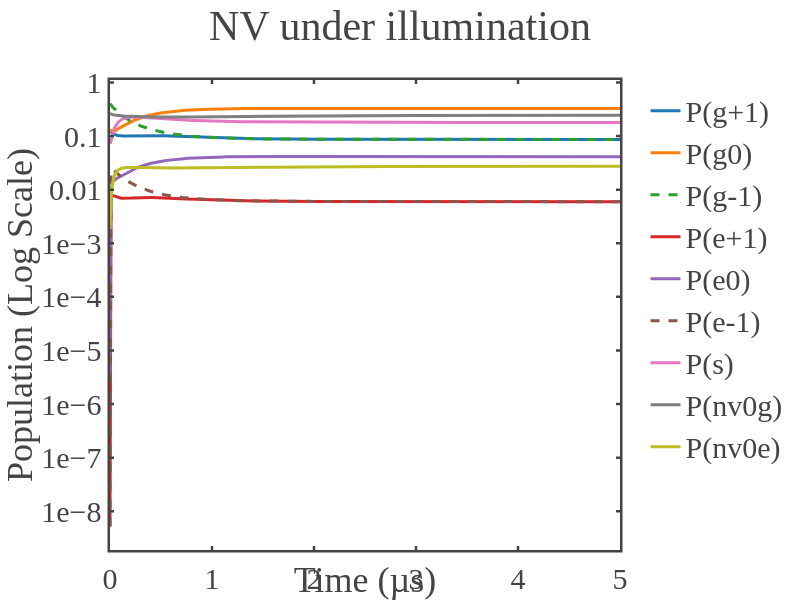

Write notebook code for a chart like this one.
### Code cell
import plotly.graph_objects as go

fig = go.Figure()

# Standard Plotly trace addition
fig.add_trace(go.Scatter(x=tlist, y=g1p_pop, name='P(g+1)', mode='lines', line=dict(width=3)))
fig.add_trace(go.Scatter(x=tlist, y=g0_pop,  name='P(g0)',  mode='lines', line=dict(width=3)))
fig.add_trace(go.Scatter(x=tlist, y=g1m_pop, name='P(g-1)', mode='lines', line=dict(width=3, dash='dash'))) # Dashed to see overlap
fig.add_trace(go.Scatter(x=tlist, y=e1p_pop, name='P(e+1)', mode='lines', line=dict(width=3)))
fig.add_trace(go.Scatter(x=tlist, y=e0_pop,  name='P(e0)',  mode='lines', line=dict(width=3)))
fig.add_trace(go.Scatter(x=tlist, y=e1m_pop, name='P(e-1)', mode='lines', line=dict(width=3, dash='dash'))) # Dashed to see overlap
fig.add_trace(go.Scatter(x=tlist, y=s_pop,   name='P(s)',   mode='lines', line=dict(width=3)))
fig.add_trace(go.Scatter(x=tlist, y=nv0g_pop,name='P(nv0g)',mode='lines', line=dict(width=3)))
fig.add_trace(go.Scatter(x=tlist, y=nv0e_pop,name='P(nv0e)',mode='lines', line=dict(width=3)))

fig.update_layout(
    template=fig_template, # Commented out temporarily to ensure it isn't hiding traces
    height=600, 
    width=800,
    margin=dict(l=110, r=50, t=80, b=50),
    legend=dict(yanchor="top", y=0.99, xanchor="left", x=1.05),
    xaxis=dict(title="Time (µs)"),
    yaxis=dict(
        title="Population (Log Scale)", 
        type="log",              # Switches to logarithmic scale
        exponentformat="e"       # Shows 1e-4 instead of 0.0001
    ),
    title="NV under illumination",
)

fig.show()

### Figure 1 — Plotly figure (JSON) as saved in the notebook; plotly's stock layout.template omitted (floating-point values rounded to 4 significant figures; data arrays with more than 128 entries replaced by an {"elided": "..."} marker saying what was removed)
{"data": [{"line": {"width": 3}, "mode": "lines", "name": "P(g+1)", "type": "scatter", "x": {"elided": "1001 float values"}, "y": {"elided": "1001 float values"}}, {"line": {"width": 3}, "mode": "lines", "name": "P(g0)", "type": "scatter", "x": {"elided": "1001 float values"}, "y": {"elided": "1001 float values"}}, {"line": {"dash": "dash", "width": 3}, "mode": "lines", "name": "P(g-1)", "type": "scatter", "x": {"elided": "1001 float values"}, "y": {"elided": "1001 float values"}}, {"line": {"width": 3}, "mode": "lines", "name": "P(e+1)", "type": "scatter", "x": {"elided": "1001 float values"}, "y": {"elided": "1001 float values"}}, {"line": {"width": 3}, "mode": "lines", "name": "P(e0)", "type": "scatter", "x": {"elided": "1001 float values"}, "y": {"elided": "1001 float values"}}, {"line": {"dash": "dash", "width": 3}, "mode": "lines", "name": "P(e-1)", "type": "scatter", "x": {"elided": "1001 float values"}, "y": {"elided": "1001 float values"}}, {"line": {"width": 3}, "mode": "lines", "name": "P(s)", "type": "scatter", "x": {"elided": "1001 float values"}, "y": {"elided": "1001 float values"}}, {"line": {"width": 3}, "mode": "lines", "name": "P(nv0g)", "type": "scatter", "x": {"elided": "1001 float values"}, "y": {"elided": "1001 float values"}}, {"line": {"width": 3}, "mode": "lines", "name": "P(nv0e)", "type": "scatter", "x": {"elided": "1001 float values"}, "y": {"elided": "1001 float values"}}], "layout": {"height": 600, "legend": {"x": 1.05, "xanchor": "left", "y": 0.99, "yanchor": "top"}, "margin": {"b": 50, "l": 110, "r": 50, "t": 80}, "title": {"text": "NV under illumination"}, "width": 800, "xaxis": {"title": {"text": "Time (µs)"}}, "yaxis": {"exponentformat": "e", "title": {"text": "Population (Log Scale)"}, "type": "log"}}}
